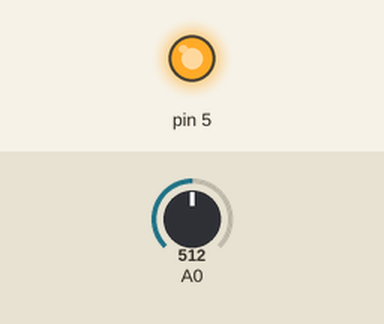
The sketch below on a simulated Arduino Uno, built with avr-gcc and run on an emulated ATmega328P. On the bench: output pins drawn as LEDs (lit = HIGH). The test bench sets the inputs (shaded band); at power-on: A0 = 512. What the sketch prints to the serial monitor is not drawn.

Above: at 3.81 s.
4.3 s: A0 set to 0
At 4.55 s:
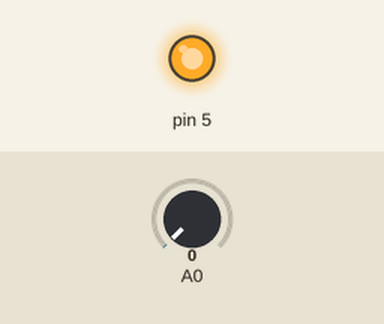
7.3 s: A0 set to 122
At 7.49 s:
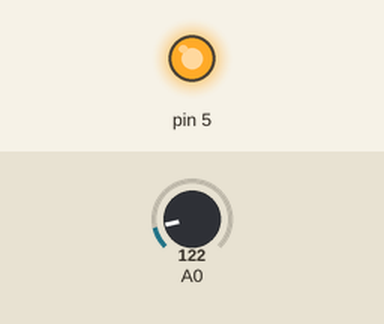
Timing chart, 0 to 16.3 s (numbered marks = the images above; inputs shaded):
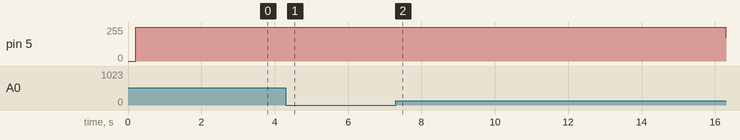

The sketch:

Ex3.ino
```cpp
void setup()
{
  DDRD  |= (1<<5);  // Set pin 5 for output

  TCCR0A = 0x23;  //Disconnect pin A, Channel B Fast PWM, Clear On Match
    // 00-10   00-11
    //OFF ON   XX-Fast PWM
  TCCR0B = 0x0b;
    // 00000 - 1        - 011
    // Junk  - Fast PWM - /64 Prescale
  OCR0A  = 250;  // Timer TOP
//   OCR0B  = 0;   // Duty Cycle

  Serial.begin(115200);

  // Part 6 stuff:
  DDRC   = 0;  // Set Pin 0 to be input

  ADMUX  = 0x40;
  // 01  - 0             - 0 - 0000
  // VCC - Right Justify - X - ADC0

  ADCSRA = 0xe6;
  // 1-1-1-00-110
  // E S A NI PS64
  // Enable hardware, Start read, Auto trigger, No interrupts, Prescale 64

  ADCSRB = 0x00; // Enable free run

  DIDR0 = 1;  // Disable pin 0
}

void loop()
{
  float aval;
  long x;
  x = millis();
  aval = abs(3 * sin(2 * 3.141592654 * x / 1000));
  OCR0B = 255 * (aval/3.0);

  delay(1);

  unsigned short *ADCData;
  unsigned short ADCVal;
  ADCData=(unsigned short *)0x78;
  ADCVal=(*ADCData & 0x3FF);

  float fADCVal;
  fADCVal=((float)ADCVal)/1023 * 3;

  Serial.print(aval);
  Serial.print(" ");
  Serial.println(fADCVal); //Analog voltage measured from ADC
}

// Low Pass Filter:
// 1/RC:
// 1/10k*.000001 =
//                 1/0.01 = 100

// PWM Frequency:
//   16MHz/64 Prescale = 250KHz
//   250KHz/250 ticks  = 1KHz
// Overall signal = ??

// About 1Hz decoded output frequency?
```

Measured:
- after the input at 4.3 s, pin 5: stays 255/255 (without the input it goes to 239/255 after 2.7 s)
- after the input at 7.3 s, pin 5: stays 255/255 (without the input it goes to 239/255 after 2.8 s)
